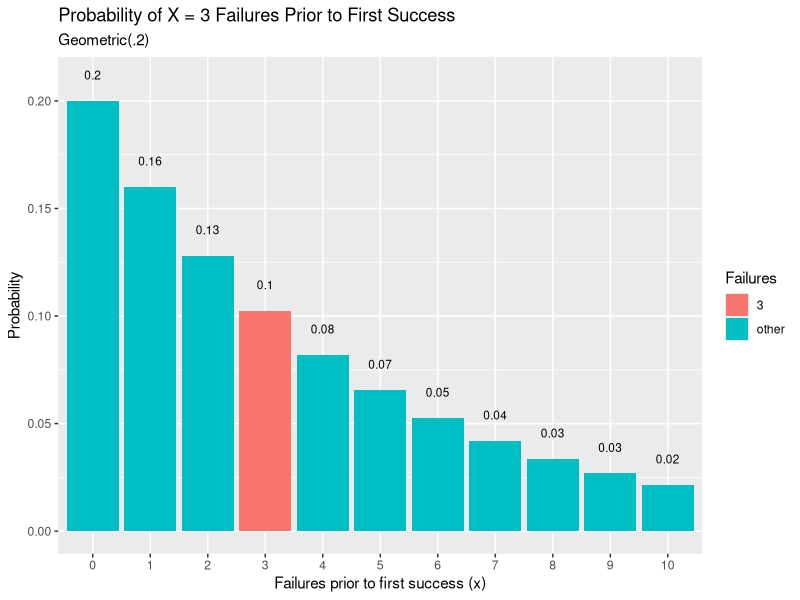
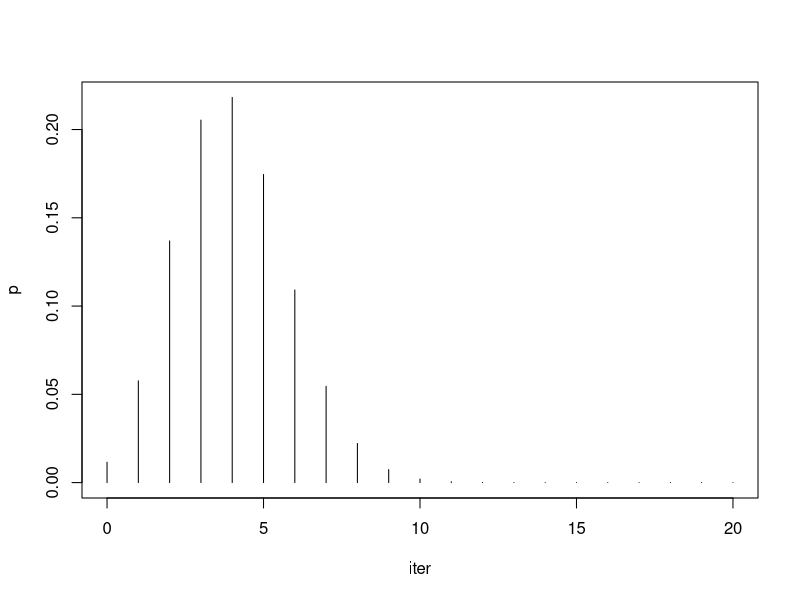
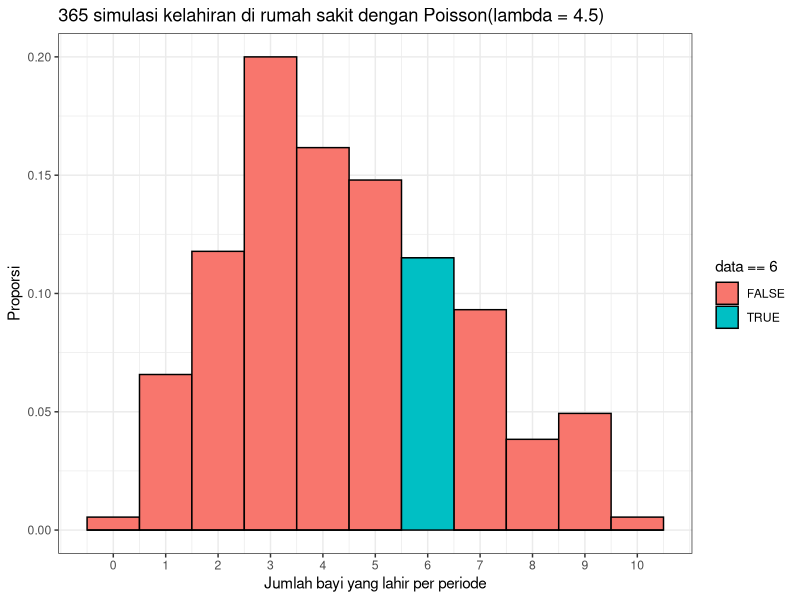
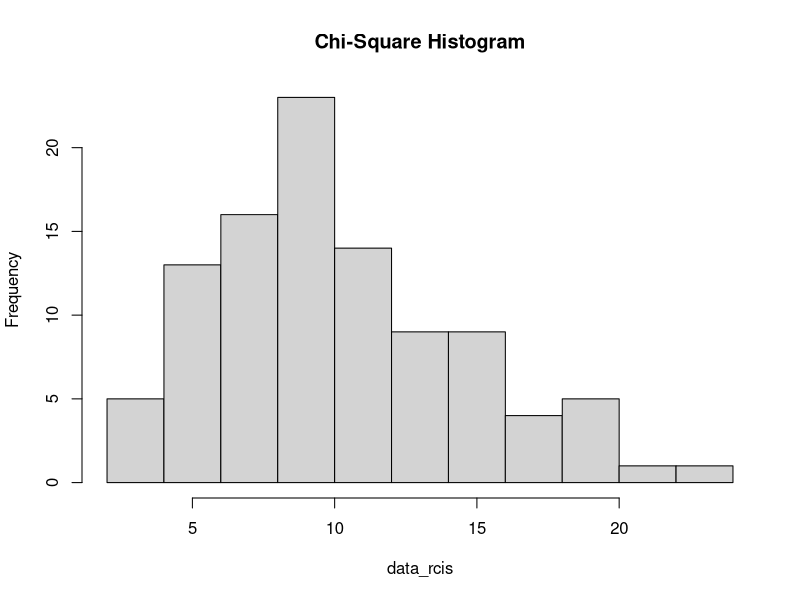
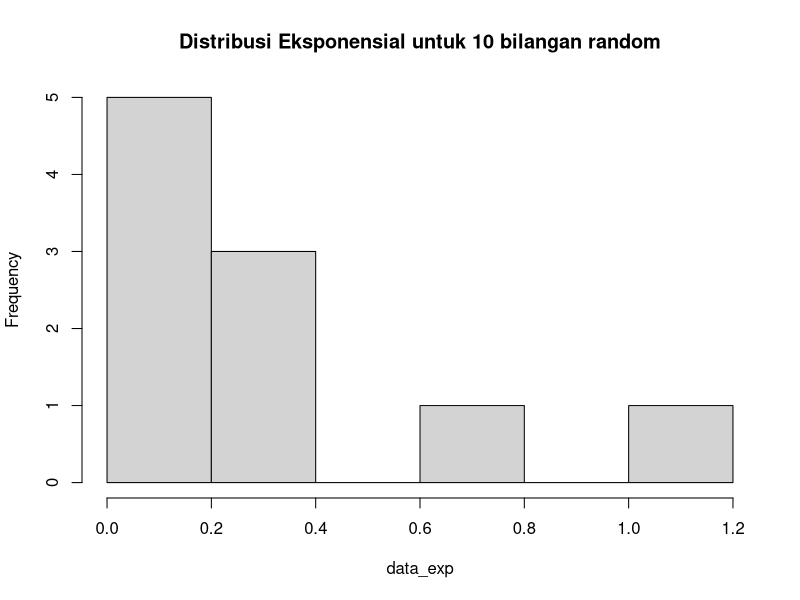
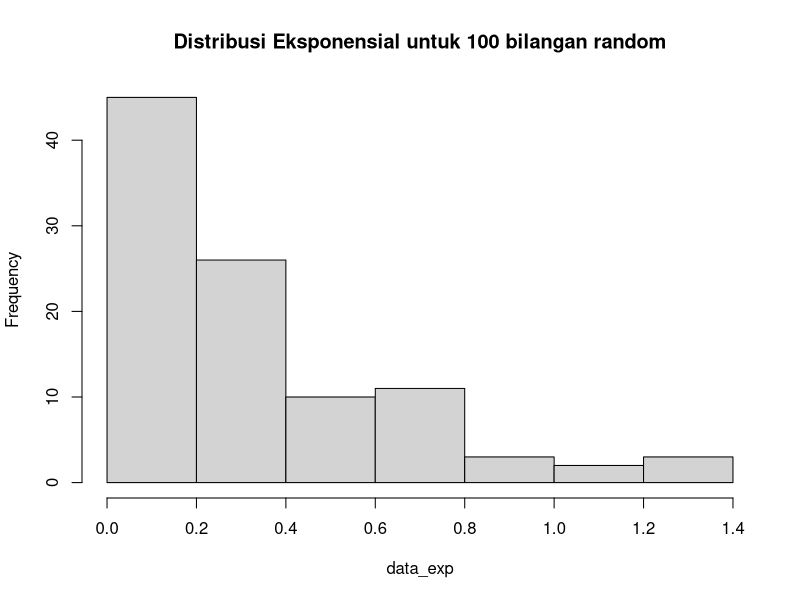
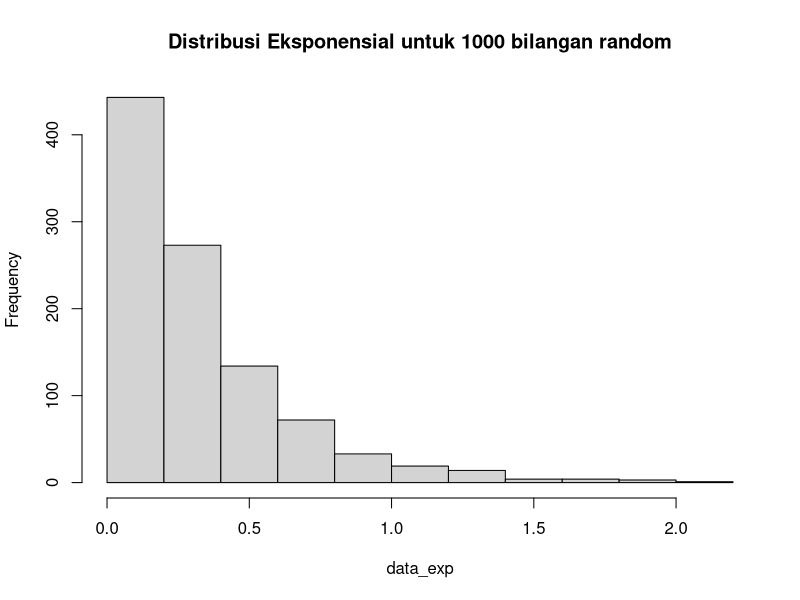
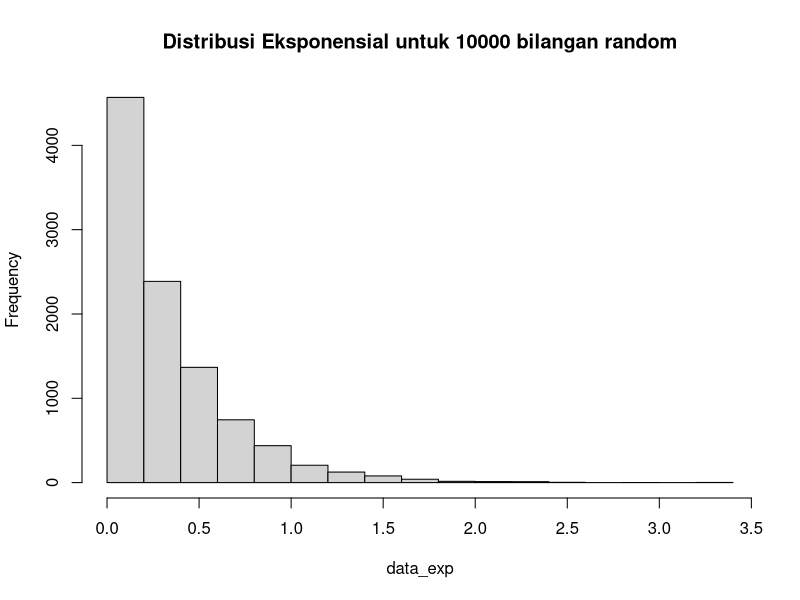

Here is the R script that generated these plots, in order:
# Nama : Rycahaya Sri Hutomo
# NRP : 5025201046
# Kelas : Probabilitas dan Statistik C

# P1_Probstat_C_5025201046

# NOMOR 1a
n <- 3
p <- 0.20
dgeom(x = n, prob = p)

# NOMOR 1b
mean(rgeom(n = 10000, prob = p) == 3)

# NOMOR 1d
#install.packages("ggplot2")
#install.packages("dplyr")

library(dplyr)
library(ggplot2)

data.frame(x = 0:10, prob = dgeom(x = 0:10, prob = p)) %>%
  mutate(Failures = ifelse(x == n, n, "other")) %>%
  ggplot(aes(x = factor(x), y = prob, fill = Failures)) +
  geom_col() +
  geom_text(
    aes(label = round(prob,2), y = prob + 0.01),
    position = position_dodge(0.9),
    size = 3,
    vjust = 0
  ) +
  labs(title = "Probability of X = 3 Failures Prior to First Success",
       subtitle = "Geometric(.2)",
       x = "Failures prior to first success (x)",
       y = "Probability")

# NOMOR 1e
mean(rgeom(n = 10000, prob = p))
var(rgeom(n = 10000, prob = p))

# NOMOR 2a
x <- 4
size <- 20
prob <- 0.2
dbinom(x, size, prob)

# NOMOR 2b
iter = seq(0, size, by = 1)
p = dbinom(iter, size, prob)
length(iter) == length(p)
plot(iter,p,type='h')

# NOMOR 2C
mean(rbinom(x, size, prob) <= 4)
var(rbinom(x, size, prob))

# NOMOR 3a
dpois(6, 4.5)

# NOMOR 3b
set.seed(2)

babies <- data.frame('data' = rpois(365, 4.5))

babies %>% ggplot() +
  geom_histogram(aes(x = data,
                     y = stat(count / sum(count)),
                     fill = data == 6),
                 binwidth = 1,
                 color = 'black',) +
  scale_x_continuous(breaks = 0:10) + 
  labs(x = 'Jumlah bayi yang lahir per periode',
       y = 'Proporsi',
       title = '365 simulasi kelahiran di rumah sakit dengan Poisson(lambda = 4.5)') +
  theme_bw()

babies %>% dplyr::summarize(six_babies = sum(babies$data == 6) / n())

# NOMOR 3d
P <- rpois(365, 4.5)
mean(P)
var(P)

# NOMOR 4a
x <- 2
v <- 10
dchisq(x, v)

# NOMOR 4b
n <- 100
data_rcis <- rchisq(n, v)
hist(data_rcis, main="Chi-Square Histogram")

# NOMOR 4c
mean(data_rcis)
var(data_rcis)

# NOMOR 5a
rate <- 3
  # misal sequence mulai dari 1 sampai 10
x_dexp <- seq(1, 10, by = 1)
dexp(x_dexp, rate)

# NOMOR 5b
  # N = 10
N <- 10
data_exp <- rexp(N, rate = 3)
hist(data_exp, main="Distribusi Eksponensial untuk 10 bilangan random")

# N = 100
N <- 100
data_exp <- rexp(N, rate = 3)
hist(data_exp, main="Distribusi Eksponensial untuk 100 bilangan random")

# N = 1000
N <- 1000
data_exp <- rexp(N, rate = 3)
hist(data_exp, main="Distribusi Eksponensial untuk 1000 bilangan random")

# N = 10000
N <- 10000
data_exp <- rexp(N, rate = 3)
hist(data_exp, main="Distribusi Eksponensial untuk 10000 bilangan random")

# NOMOR 5c
set.seed(1)
n <- 100
data_exp <- rexp(n, rate)
mean(data_exp)
var(data_exp)

# NOMOR 6a
n <- 100
mean <- 50
sd <- 8

X1 = runif(1, max = mean)
X2 = runif(1, min = mean, max = 100)
x = runif(1, min = X1, max = X2)

data_norm <- rnorm(n, mean, sd)

iter = seq(1, n, by = 1)
plot(iter, data_norm, type = 'l')

dnorm(iter, mean, sd)

x.z <- (x - mean) / sd
x.z

# NOMOR 6b
hist(data_norm, breaks = 50, main="5025201046_Rycahaya_Probstat_C_DNhistogram")

# NOMOR 6c
var(data_norm)